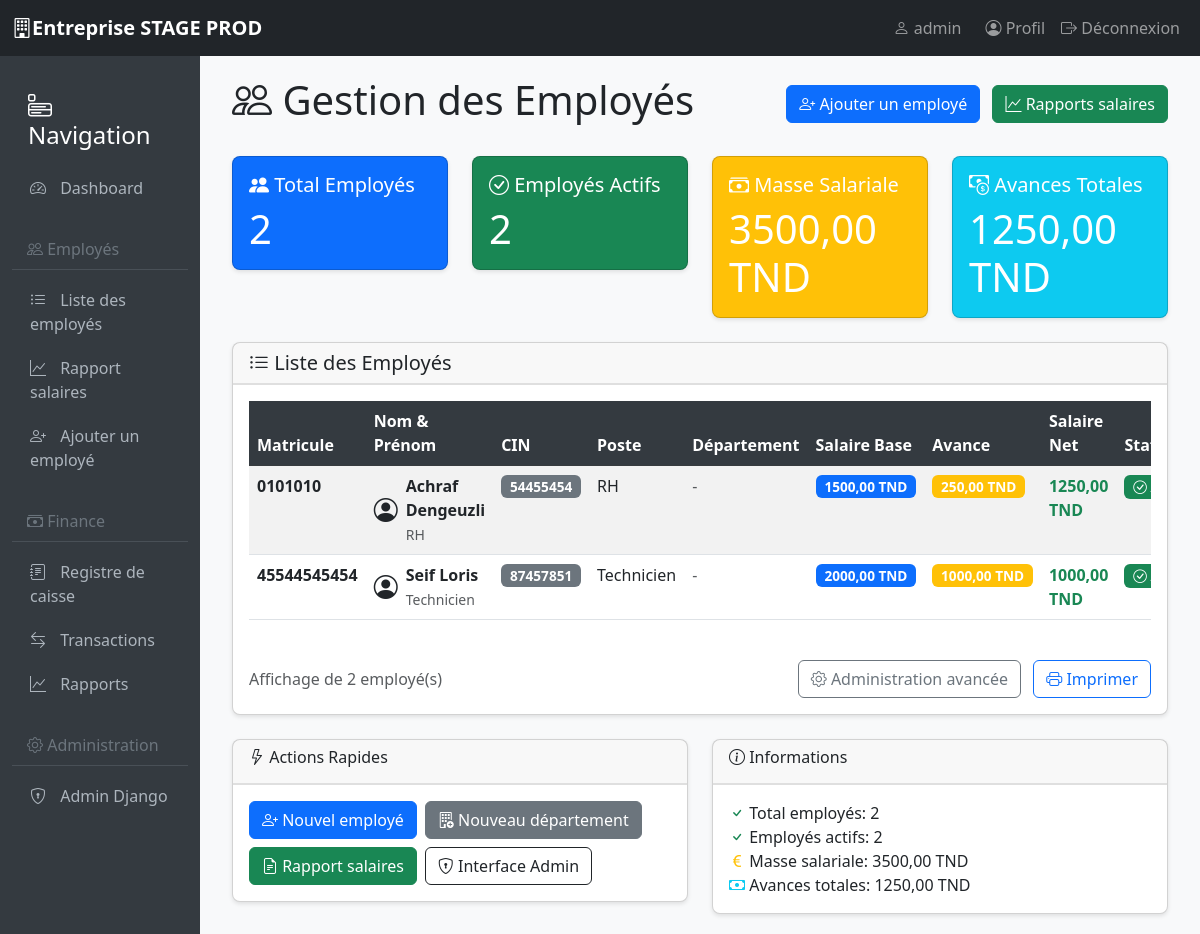
The app's page /employees/ (signed in) with its own data.
### core/models.py (models this page shows, shortened)
class CustomUser(AbstractUser):
    ROLE_CHOICES = [
        ('admin', 'Administrateur'),
        ('manager', 'Manager'),
        ('employee', 'Employé'),
        ('accountant', 'Comptable'),
    ]
    role = models.CharField(max_length=20, choices=ROLE_CHOICES, default='employee')
    phone = models.CharField(max_length=20, blank=True)
    department = models.CharField(max_length=100, blank=True)
    profile_picture = models.CharField(
        max_length=500,
        blank=True,
        null=True,
        verbose_name="Photo de profil (URL)"
    )
    class Meta:
        verbose_name = "Utilisateur"
        verbose_name_plural = "Utilisateurs"

### employees/models.py (models this page shows, shortened)
class Employee(models.Model):
    CONTRACT_CHOICES = [
        ('cdi', 'CDI'),
        ('cdd', 'CDD'),
        ('stage', 'Stage'),
        ('freelance', 'Freelance'),
    ]
    GENDER_CHOICES = [
        ('M', 'Masculin'),
        ('F', 'Féminin'),
    ]
    user = models.OneToOneField(CustomUser, on_delete=models.CASCADE, verbose_name="Utilisateur", null=True, blank=True)
    employee_id = models.CharField(max_length=20, unique=True, verbose_name="Matricule")
    first_name = models.CharField(max_length=100, verbose_name="Prénom", default="")
    last_name = models.CharField(max_length=100, verbose_name="Nom", default="")
    cin = models.CharField(
        max_length=20,
        unique=True,
        verbose_name="CIN",
        validators=[
            RegexValidator(
                regex=r'^\d{8}$',
                message='Le CIN doit contenir 8 chiffres',
                code='invalid_cin'
            )
        ],
        default="00000000"
    )
    gender = models.CharField(max_length=1, choices=GENDER_CHOICES, verbose_name="Genre", default="M")
    birth_date = models.DateField(verbose_name="Date de naissance", null=True, blank=True)
    birth_place = models.CharField(max_length=100, verbose_name="Lieu de naissance", default="")
    address = models.TextField(verbose_name="Adresse", default="")
    city = models.CharField(max_length=100, verbose_name="Ville", default="")
    postal_code = models.CharField(max_length=10, verbose_name="Code postal", default="")
    country = models.CharField(max_length=100, default="Tunisie", verbose_name="Pays")
    personal_phone = models.CharField(max_length=20, verbose_name="Téléphone personnel", default="")
    emergency_phone = models.CharField(max_length=20, blank=True, verbose_name="Téléphone d'urgence", default="")
    position = models.CharField(max_length=100, verbose_name="Poste")
    department = models.ForeignKey(Department, on_delete=models.SET_NULL, null=True, blank=True, verbose_name="Département")
    hire_date = models.DateField(verbose_name="Date d'embauche")
    contract_type = models.CharField(max_length=20, choices=CONTRACT_CHOICES, verbose_name="Type de contrat")
    contract_end_date = models.DateField(null=True, blank=True, verbose_name="Date de fin de contrat")
    salary = models.DecimalField(max_digits=10, decimal_places=2, validators=[MinValueValidator(0)], verbose_name="Salaire de base")
    bank_name = models.CharField(max_length=100, verbose_name="Nom de la banque", default="")
    bank_account = models.CharField(max_length=50, verbose_name="Numéro de compte", default="")
    rib = models.CharField(max_length=30, verbose_name="RIB", default="")
    salary_advance = models.DecimalField(
        max_digits=10,
        decimal_places=2,
        default=0,
        validators=[MinValueValidator(0)],
        verbose_name="Avance sur salaire"
    )
    advance_date = models.DateField(null=True, blank=True, verbose_name="Date d'avance")
    advance_reason = models.TextField(blank=True, verbose_name="Motif de l'avance", default="")
    is_active = models.BooleanField(default=True, verbose_name="Actif")
    @property
    def net_salary(self):
        return self.salary - self.salary_advance
    class Meta:
        verbose_name = "Employé"
        verbose_name_plural = "Employés"
        ordering = ['last_name', 'first_name']

### employees/views.py (the view)
# urls.py: path('', views.employee_list, name='employee_list'),
@login_required
@permission_required('employees.can_view_employees', raise_exception=True)
def employee_list(request):
    employees = Employee.objects.select_related('department', 'user').all()
    total_employees = employees.count()
    active_employees = employees.filter(is_active=True).count()
    total_salary = employees.aggregate(total=Sum('salary'))['total'] or 0
    total_advances = employees.aggregate(total=Sum('salary_advance'))['total'] or 0
    context = {
        'employees': employees,
        'total_employees': total_employees,
        'active_employees': active_employees,
        'total_salary': total_salary,
        'total_advances': total_advances,
    }
    return render(request, 'employees/employee_list.html', context)

### templates/employees/employee_list.html (shortened to what this page needs)
{% extends 'base.html' %}
{% block content %}
<div class="container-fluid">
    <div class="d-flex justify-content-between align-items-center mb-4">
        <h1><i class="bi bi-people"></i> Gestion des Employés</h1>
        <div>
            <a href="/admin/employees/employee/add/" class="btn btn-primary">
                <i class="bi bi-person-plus"></i> Ajouter un employé
            </a>
            <a href="{% url 'salary_report' %}" class="btn btn-success ms-2">
                <i class="bi bi-graph-up"></i> Rapports salaires
            </a>
        </div>
    </div>
    <div class="row mb-4">
        <div class="col-md-3">
            <div class="card text-white bg-primary">
                <div class="card-body">
                    <h5 class="card-title"><i class="bi bi-people-fill"></i> Total Employés</h5>
                    <p class="card-text display-6">{{ total_employees }}</p>
                </div>
            </div>
        </div>
        <div class="col-md-3">
            <div class="card text-white bg-success">
                <div class="card-body">
                    <h5 class="card-title"><i class="bi bi-check-circle"></i> Employés Actifs</h5>
                    <p class="card-text display-6">{{ active_employees }}</p>
                </div>
            </div>
        </div>
        <div class="col-md-3">
            <div class="card text-white bg-warning">
                <div class="card-body">
                    <h5 class="card-title"><i class="bi bi-cash-stack"></i> Masse Salariale</h5>
                    <p class="card-text display-6">{{ total_salary|floatformat:2 }}  TND</p>
                </div>
            </div>
        </div>
        <div class="col-md-3">
            <div class="card text-white bg-info">
                <div class="card-body">
                    <h5 class="card-title"><i class="bi bi-cash-coin"></i> Avances Totales</h5>
                    <p class="card-text display-6">{{ total_advances|floatformat:2 }}  TND</p>
                </div>
            </div>
        </div>
    </div>
    <div class="card">
        <div class="card-header">
            <h5 class="mb-0"><i class="bi bi-list-ul"></i> Liste des Employés</h5>
        </div>
        <div class="card-body">
            <div class="table-responsive">
                <table class="table table-hover table-striped">
                    <thead class="table-dark">
                        <tr>
                            <th>Matricule</th>
                            <th>Nom & Prénom</th>
                            <th>CIN</th>
                            <th>Poste</th>
                            <th>Département</th>
                            <th>Salaire Base</th>
                            <th>Avance</th>
                            <th>Salaire Net</th>
                            <th>Statut</th>
                        </tr>
                    </thead>
                    <tbody>
                        {% for employee in employees %}
                        <tr>
                            <td>
                                <strong>{{ employee.employee_id }}</strong>
                            </td>
                            <td>
                                <div class="d-flex align-items-center">
                                    <div class="me-2">
                                        <i class="bi bi-person-circle" style="font-size: 1.5rem;"></i>
                                    </div>
                                    <div>
                                        <strong>{{ employee.first_name }} {{ employee.last_name }}</strong><br>
                                        <small class="text-muted">{{ employee.position }}</small>
                                    </div>
                                </div>
                            </td>
                            <td>
                                <span class="badge bg-secondary">{{ employee.cin }}</span>
                            </td>
                            <td>{{ employee.position }}</td>
                            <td>
                                {% if employee.department %}
                                    <span class="badge bg-info">{{ employee.department.name }}</span>
                                {% else %}
                                    <span class="text-muted">-</span>
                                {% endif %}
                            </td>
                            <td>
                                <span class="badge bg-primary">{{ employee.salary|floatformat:2 }}  TND</span>
                            </td>
                            <td>
                                {% if employee.salary_advance > 0 %}
                                    <span class="badge bg-warning">{{ employee.salary_advance|floatformat:2 }} TND</span>
                                {% else %}
                                    <span class="badge bg-light text-dark">0 TND</span>
                                {% endif %}
                            </td>
                            <td>
                                <strong class="text-success">{{ employee.net_salary|floatformat:2 }} TND</strong>
                            </td>
                            <td>
                                {% if employee.is_active %}
                                    <span class="badge bg-success">
                                        <i class="bi bi-check-circle"></i> Actif
                                    </span>
                                {% else %}
                                    <span class="badge bg-danger">
                                        <i class="bi bi-x-circle"></i> Inactif
                                    </span>
                                {% endif %}
                            </td>
                        </tr>
                        {% endfor %}
                    </tbody>
                </table>
            </div>
            <div class="d-flex justify-content-between align-items-center mt-4">
                <div>
                    <span class="text-muted">
                        Affichage de {{ employees.count }} employé(s)
                    </span>
                </div>
                <div>
                    <a href="/admin/employees/employee/" class="btn btn-outline-secondary">
                        <i class="bi bi-gear"></i> Administration avancée
                    </a>
                    <button class="btn btn-outline-primary ms-2" onclick="window.print()">
                        <i class="bi bi-printer"></i> Imprimer
                    </button>
                </div>
            </div>
        </div>
    </div>
    <div class="row mt-4">
        <div class="col-md-6">
            <div class="card">
                <div class="card-header">
                    <h6><i class="bi bi-lightning"></i> Actions Rapides</h6>
                </div>
                <div class="card-body">
                    <div class="d-flex flex-wrap gap-2">
                        <a href="/admin/employees/employee/add/" class="btn btn-primary">
                            <i class="bi bi-person-plus"></i> Nouvel employé
                        </a>
                        <a href="/admin/employees/department/add/" class="btn btn-secondary">
                            <i class="bi bi-building-add"></i> Nouveau département
                        </a>
                        <a href="{% url 'salary_report' %}" class="btn btn-success">
                            <i class="bi bi-file-earmark-text"></i> Rapport salaires
                        </a>
                        <a href="/admin/" class="btn btn-outline-dark">
                            <i class="bi bi-shield-lock"></i> Interface Admin
                        </a>
                    </div>
                </div>
            </div>
        </div>
        <div class="col-md-6">
            <div class="card">
                <div class="card-header">
                    <h6><i class="bi bi-info-circle"></i> Informations</h6>
                </div>
                <div class="card-body">
                    <ul class="list-unstyled mb-0">
                        <li><i class="bi bi-check text-success"></i> Total employés: {{ total_employees }}</li>
                        <li><i class="bi bi-check text-success"></i> Employés actifs: {{ active_employees }}</li>
                        <li><i class="bi bi-currency-euro text-warning"></i> Masse salariale: {{ total_salary|floatformat:2 }} TND</li>
                        <li><i class="bi bi-cash text-info"></i> Avances totales: {{ total_advances|floatformat:2 }} TND</li>
                    </ul>
                </div>
            </div>
        </div>
    </div>
</div>
{% endblock %}

### templates/base.html (shortened to what this page needs)
<!doctype html>
<html lang="fr">
  <head>
    <link
      href="https://cdn.jsdelivr.net/npm/bootstrap@5.3.0/dist/css/bootstrap.min.css"
      rel="stylesheet"
    />
    <link
      rel="stylesheet"
      href="https://cdn.jsdelivr.net/npm/bootstrap-icons@1.10.0/font/bootstrap-icons.css"
    />
  </head>
  <body>
    <nav class="navbar navbar-expand-lg navbar-dark bg-dark">
      <div class="container-fluid">
        <a class="navbar-brand" href="{% url 'dashboard' %}">
          <i class="bi bi-building"></i>Entreprise STAGE PROD
        </a>
        <div class="navbar-nav ms-auto">
          {% if user.is_authenticated %}
          <span class="navbar-text me-3">
            <i class="bi bi-person"></i> {{ user.username }}
          </span>
          <a class="nav-link" href="{% url 'profile' %}">
            <i class="bi bi-person-circle"></i> Profil
          </a>
          <a class="nav-link" href="{% url 'logout' %}">
            <i class="bi bi-box-arrow-right"></i> Déconnexion
          </a>
          {% else %}
          <a class="nav-link" href="{% url 'login' %}">
            <i class="bi bi-box-arrow-in-right"></i> Connexion
          </a>
          {% endif %}
        </div>
      </div>
    </nav>
    <div class="container-fluid">
      <div class="row">
        {% if user.is_authenticated %}
        <div class="col-md-2 sidebar">
          <h4 class="mt-3 mb-3 px-3">
            <i class="bi bi-menu-app"></i> Navigation
          </h4>
          <a href="{% url 'dashboard' %}">
            <i class="bi bi-speedometer2"></i> Dashboard
          </a>
          <h6><i class="bi bi-people"></i> Employés</h6>
          <a href="{% url 'employee_list' %}">
            <i class="bi bi-list-ul"></i> Liste des employés
          </a>
          <a href="{% url 'salary_report' %}">
            <i class="bi bi-graph-up"></i> Rapport salaires
          </a>
          <a href="/admin/employees/employee/add/">
            <i class="bi bi-person-plus"></i> Ajouter un employé
          </a>
          <h6><i class="bi bi-cash-stack"></i> Finance</h6>
          <a href="{% url 'finance:cash_register' %}">
            <i class="bi bi-journal-text"></i> Registre de caisse
          </a>
          <a href="{% url 'finance:transaction_list' %}">
            <i class="bi bi-arrow-left-right"></i> Transactions
          </a>
          <a href="{% url 'finance:finance_reports' %}">
            <i class="bi bi-graph-up"></i> Rapports
          </a>
          <h6><i class="bi bi-gear"></i> Administration</h6>
          <a href="/admin/"> <i class="bi bi-shield-lock"></i> Admin Django </a>
        </div>
        {% endif %}
        <div
          class="{% if user.is_authenticated %}col-md-10{% else %}col-md-12{% endif %} content"
        >
           {% block content %} {% endblock %}
        </div>
      </div>
    </div>
  </body>
</html>

### records on screen
CustomUser: username "admin"
Employee: employee_id "0101010", first_name "Achraf", last_name "Dengeuzli", position "RH", cin "54455454", salary "1500,00", salary_advance "250,00", net_salary "1250,00", is_active True (drawn)
Employee: employee_id "45544545454", first_name "Seif", last_name "Loris", position "Technicien", cin "87457851", salary "2000,00", salary_advance "1000,00", net_salary "1000,00", is_active True (drawn)

### other values on screen
{{ total_employees }} "2"
{{ active_employees }} "2"
{{ total_salary|floatformat:2 }} "3500,00"
{{ total_advances|floatformat:2 }} "1250,00"
{{ employees.count }} "2"
